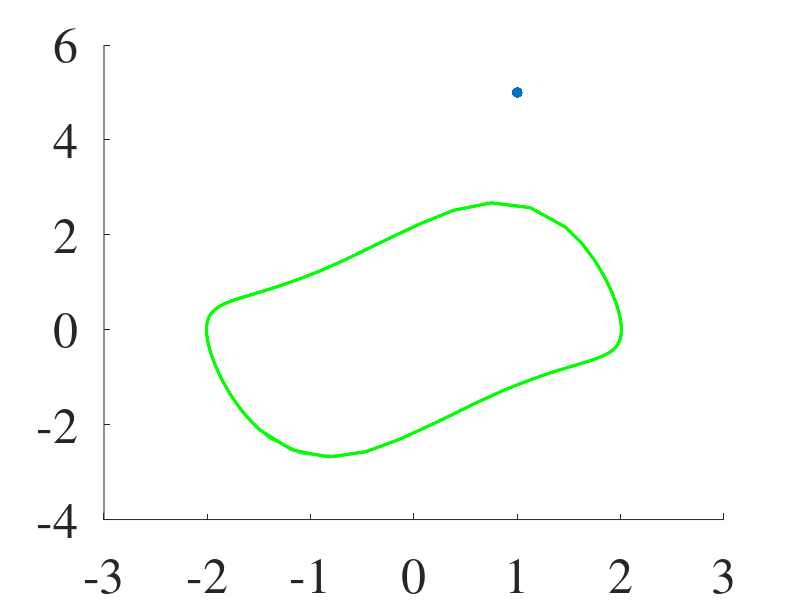

This figure's MATLAB source: (Note: this script raises an error after producing the figure.)
%% Vector Field Plot Generator for Van der Pol Oscillator
% This script generates and saves a vector field plot for the Van der Pol oscillator.
%
% Output files are saved in: figures/figVectorField/

% Clear workspace, close all figures, and clear command window
clear
close all
clc

% Add path to source directory containing RFB-EDMD implementation and utility functions
addpath('../src');

% Set global plotting defaults for consistent, publication-quality figures
% - Use Times font for all text and axes
% - Double the default font sizes (18 * 2)
% - Double line widths and triple marker sizes for better visibility
set(0, 'DefaultTextFontName', 'Times', ...
    'DefaultTextFontSize', 18 * 2, ...
    'DefaultAxesFontName', 'Times', ...
    'DefaultAxesFontSize', 18 * 2, ...
    'DefaultLineLineWidth', 1 * 2, ...
    'DefaultLineMarkerSize', 7.75 * 3);


%% Define the Van der Pol oscillator equation and a trajectory for identifying the limit cycle
    % mu is the damping parameter that controls the nonlinearity strength
    mu = 1; % mu parameter for the Van der Pol oscillator

    % Define the Van der Pol oscillator equation
    % y(1) is position, y(2) is velocity
    % The equation is: x'' - mu(1-x^2)x' + x = 0
    vanderPolEq = @(t, y) [y(2); mu * (1 - y(1)^2) * y(2) - y(1)];
    [ts,ys] = ode45(vanderPolEq,[0,40],[+3;.5]);

%% Generate and save the vector field plot
% Create new figure with specified size and position
vector_field = figure;
set(vector_field, 'Position', [100, 100, 800, 800]);  % Set figure size to 800x800 pixels

% Plot the limit cycle first
hold on
plot(ys((end/2):end,1),ys((end/2):end,2),'g',LineWidth=5)

% Generate vector field plot using custom function
% Plot over domain x1, x2 ∈ [-4, 4] with step size 0.4
vectorFieldNormalizedPlotGenerator2D(vanderPolEq, -4:0.4:4, -4:0.4:4);

% Add LaTeX-formatted axis labels
xlabel('$x_1$', 'Interpreter', 'latex');
ylabel('$x_2$', 'Interpreter', 'latex');

% Make the plot square and set specific axis ticks
axis square;
xticks([-4, -2, 0, 2, 4]);
yticks([-4, -2, 0, 2, 4]);

% Create output directory if it doesn't exist
if ~exist('figures/figVectorField', 'dir')
    mkdir('figures/figVectorField');
end

% Save the figure in both EPS and PNG formats
% EPS for high-quality vector graphics (useful for publications)
% PNG for quick viewing and web usage
print('-depsc2', '-r600', 'figures/figVectorField/vector_field_VanderPol.eps');  % 600 dpi EPS file
saveas(vector_field, fullfile('figures/figVectorField', 'vector_field_VanderPol.png'));  % PNG file